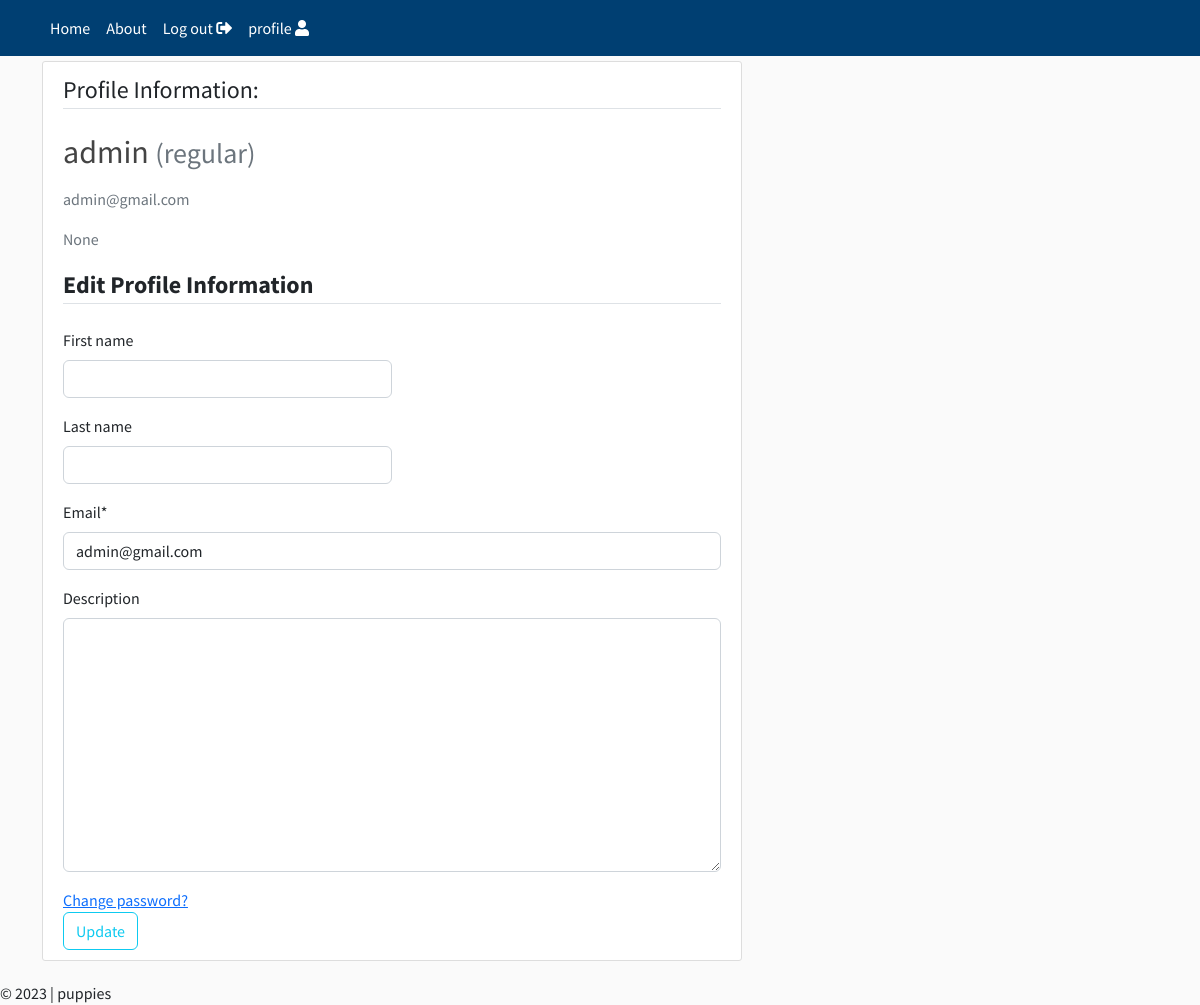
/profile/admin/, run on an earlier commit of the app's database.
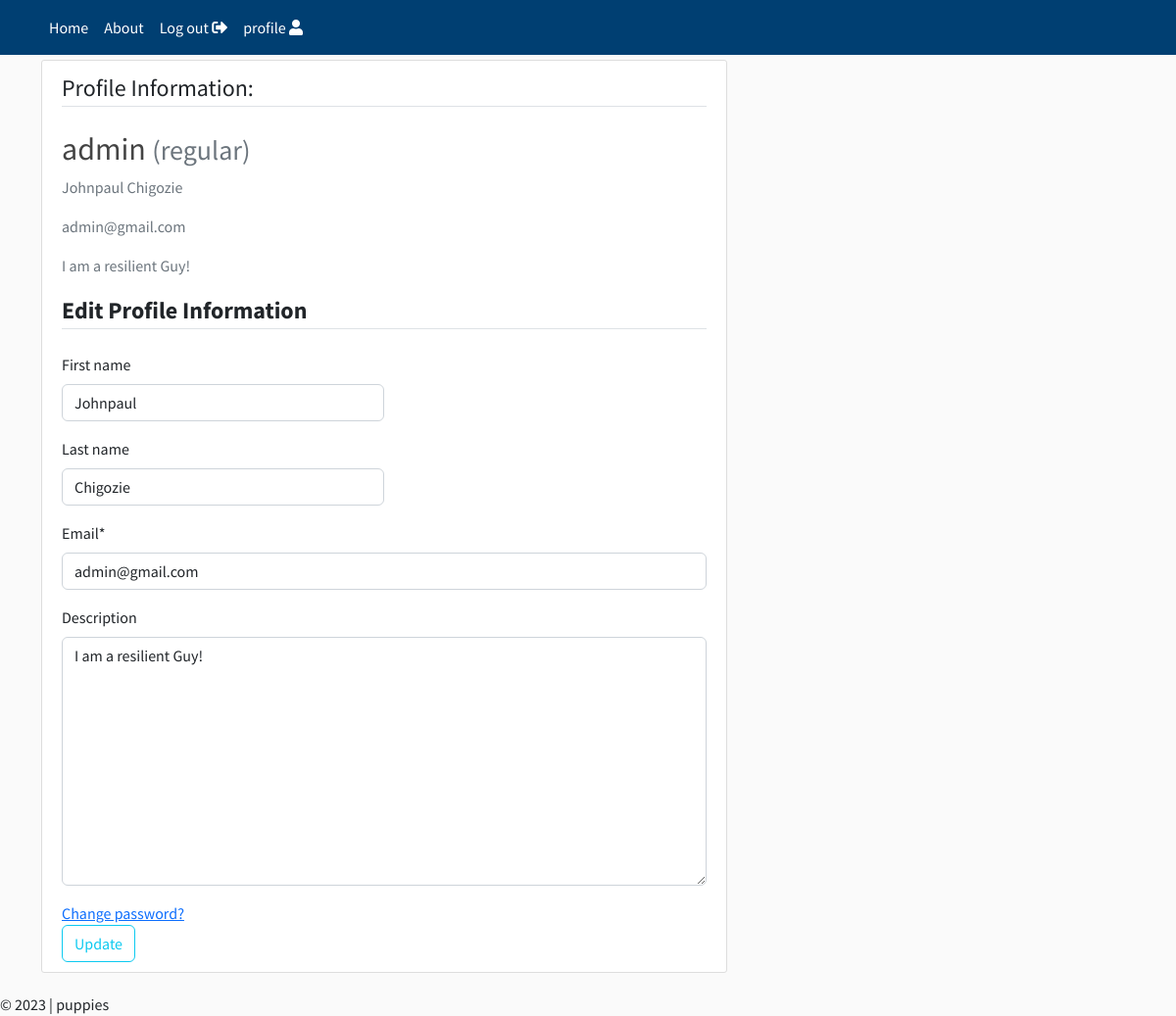
And on a later commit of the database.
### users/models.py (models this page shows, shortened)
class CustomUser(AbstractUser):
    STATUS = (
        ('subscriber', 'subscriber'),
        ('regular', 'regular'),
        ('moderator', 'moderator')
    )
    email = models.EmailField(unique=True)
    status = models.CharField (max_length=50, choices= STATUS, default='regular')
    description = models.TextField('Description', max_length=500, blank=True, null=True)

### users/views.py (the view, shortened to what this page needs)
# urls.py: path('profile/<username>/', userProfile.as_view(), name = 'profile')
class userProfile(View):
    def get( self, request, username, *args, **kwargs):
        user = get_user_model().objects.filter(username=username).first()
        if user:
            form = profileForm(instance = user)
            context = {'user':user, 'form':form}
            return render(request, 'profile.html', context)
        else:
            return redirect('/')

### users/forms.py
class profileForm(forms.ModelForm):
    class Meta:
        model = get_user_model()
        fields = ['first_name', 'last_name', 'email', 'description']

### users/templates/profile.html (shortened to what this page needs)
{% extends "core/base.html" %}
{% load static %}
{% load crispy_forms_tags %}
{% block content %}
<div class="content-section col-lg-12 col-md-12 col-sm-12 tutorial-style" style="min-height:65vh; max-width: 700px;">
    <legend class="border-bottom mb-4">Profile Information:</legend>
    <form method="POST" enctype="multipart/form-data">
        <div class="media">
            <div class="media-body">
                <h2 class="account-heading">{{ form.instance.username }}
                    <small class="text-muted">({{ form.instance.status }})</small>
                </h2>
                <p class="text-secondary">{{ form.instance.first_name }} {{ form.instance.last_name }}</p>
                <p class="text-secondary">{{ form.instance.email }}</p>
                <p class="text-secondary">{{ form.instance.description }}</p>
            </div>
        </div>
        {% if user.username == form.instance.username %}
            <fieldset class="form-group">
                <legend class="border-bottom mb-4"><b>Edit Profile Information</b></legend>
                <div class="form-row">
                    <div class="form-group col-md-6 mb-0">
                        {{ form.first_name|as_crispy_field }}
                    </div>
                    <div class="form-group col-md-6 mb-0">
                        {{ form.last_name|as_crispy_field }}
                    </div>
                </div>
                {{ form.email|as_crispy_field }}
                {{ form.description|as_crispy_field }}
                <a href="/">Change password?</a>
            </fieldset>
            <div class="form-group">
                <button class="btn btn-outline-info" type="submit">Update</button>
            </div>
        {% endif %}
    </form>
</div>
{% endblock content%}

### core/templates/core/base.html (shortened to what this page needs)
{% load static %}
<html lang="en">
<head>
    <link rel="stylesheet" href="https://cdn.jsdelivr.net/npm/bootstrap@5.2.3/dist/css/bootstrap.min.css">
    <link rel="stylesheet" href="https://cdnjs.cloudflare.com/ajax/libs/font-awesome/5.15.4/css/all.min.css">
    <link rel="stylesheet" href="{% static 'css/style.css' %}">
</head>
<body>
{% include 'core/partials/nav.html'%}
<main role="main" class="container-xl">
    <div class="row">
        <div class="col-lg-12 col-md-12-p-0 col-sm-12">
{% block content %}
{% endblock content %}
</div>
</div>
</main>
<footer class="footer">&copy; 2023 | puppies</footer>
</body>
</html>

### core/templates/core/partials/nav.html (shortened to what this page needs)
<header class="site-header" style="margin-bottom: 5px">
    <nav class="navbar navbar-expand-md navbar-color">
        <div class="container">
            <div class="navbar-nav">
                <a class="nav-item nav-link" href="/">Home</a>
            </div>
            <div class="collapse navbar-collapse" id="navbarToggle">
                <div class="navbar-nav mr-auto">
                    <a class="nav-item nav-link" href="/">About</a>
                </div>
                <div class="navbar-nav">
                    {% if user.is_authenticated %}
                    <a class="nav-item nav-link" href="{% url 'logout' %}">
                        Log out <i class="fas fa-sign-out-alt"></i>
                    </a>
                    <a class="nav-item nav-link" href="{% url 'profile' user.username %}">
                        profile <i class="fas fa-user"></i>
                    </a>
                    {% endif %}
                </div>
            </div>
        </div>
    </nav>
</header>

### core/static/css/style.css (style rules this page uses)
:root { --box-shadow: 0 .5rem 1.5rem rgba(0, 0, 0, .4); }
* { margin: 0; padding: 0; }
body { background-color: rgb(247, 252, 252); font-family: 'Source Sans Pro', sans-serif; }
:root { --footercolor: #003F72; --navbarcolor: #003F72; --btncolor: #003F72; --socialcolor: #003F72; --brightText: #ffffff; }
.navbar-color { background-color: var(--navbarcolor); }
body { background: #fafafa; }
h1, h2, h3, h4, h5, h6 { color: #444444; }
.site-header .navbar-nav .nav-link { color: var(--brightText); }
.content-section { background: #ffffff; padding: 10px 20px; border: 1px solid #dddddd; border-radius: 3px; margin-bottom: 20px; }

What changed in the data, as far as the page shows it:
changed CustomUser "admin": instance.first_name (not shown) → "Johnpaul"; instance.last_name (not shown) → "Chigozie"; instance.description "None" → "I am a resilient Guy!"; first_name (not shown) → "Johnpaul"; last_name (not shown) → "Chigozie"; description (not shown) → "I am a resilient Guy!"
